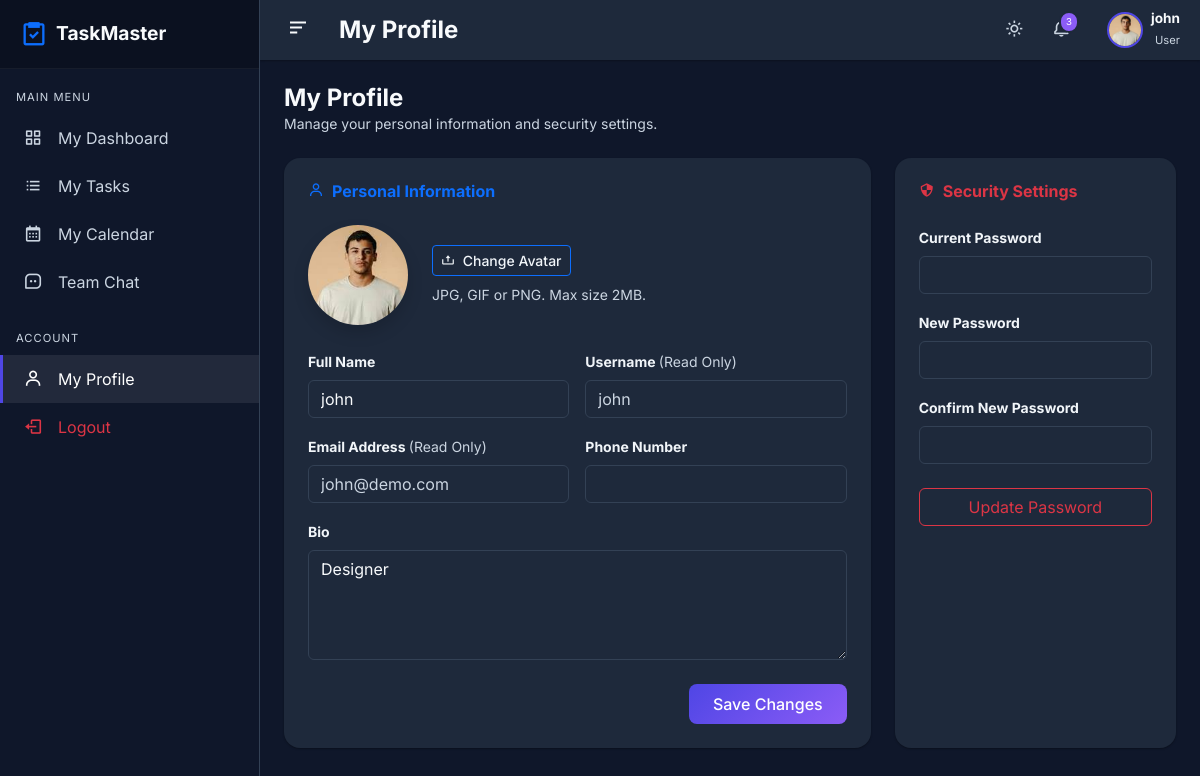
/user/profile.php (signed in), run on the app's committed database.
### tables this page shows
CREATE TABLE `users` (
  `id` int(11) NOT NULL AUTO_INCREMENT,
  `full_name` varchar(100) NOT NULL,
  `username` varchar(50) NOT NULL,
  `email` varchar(100) NOT NULL,
  `password` varchar(255) NOT NULL,
  `role` enum('admin','user') NOT NULL DEFAULT 'user',
  `profile_picture` varchar(255) DEFAULT NULL,
  `bio` text DEFAULT NULL,
  `phone` varchar(20) DEFAULT NULL,
  `status` enum('active','inactive','banned') NOT NULL DEFAULT 'active',
  `remember_token` varchar(100) DEFAULT NULL,
  `last_login` datetime DEFAULT NULL,
  `created_at` timestamp NOT NULL DEFAULT current_timestamp(),
  PRIMARY KEY (`id`),
  UNIQUE KEY `username` (`username`),
  UNIQUE KEY `email` (`email`)
);

### includes/functions.php (called while the page is built, shortened)
<?php
function is_logged_in() {
    return isset($_SESSION['user_id']);
}
function get_current_user_data($pdo) {
    $stmt = $pdo->prepare("SELECT * FROM users WHERE id = ?");
    $stmt->execute([$_SESSION['user_id']]);
    return $stmt->fetch();
}
function get_profile_picture($path) {
    return $path;
}
?>

### user/profile.php (the view, shortened to what this page needs)
<?php
require_once __DIR__ . '/../config/database.php';
$user = get_current_user_data($pdo);
?>
<?php include __DIR__ . '/../includes/header.php'; ?>
<?php include __DIR__ . '/../includes/sidebar.php'; ?>
<div class="main-content">
    <?php include __DIR__ . '/../includes/navbar.php'; ?>
    <div class="container-fluid p-4" style="max-width: 1000px;">
        <div class="mb-4" data-aos="fade-down">
            <h4 class="fw-bold mb-0">My Profile</h4>
            <p class="text-muted small mb-0">Manage your personal information and security settings.</p>
        </div>
        <div class="row g-4">
            <div class="col-md-8" data-aos="fade-right">
                <div class="card-premium p-4 h-100">
                    <h6 class="fw-bold text-primary mb-4"><i class='bx bx-user me-2'></i>Personal Information</h6>
                    <form method="POST" action="" enctype="multipart/form-data">
                        <div class="d-flex align-items-center mb-4">
                            <img src="/demo/<?php echo htmlspecialchars(get_profile_picture($user['profile_picture'])); ?>" alt="Avatar" class="rounded-circle object-fit-cover shadow me-4" width="100" height="100" id="avatarPreview">
                            <div>
                                <label class="btn btn-sm btn-outline-primary mb-2">
                                    <i class='bx bx-upload me-1'></i> Change Avatar
                                </label>
                                <p class="text-muted small mb-0">JPG, GIF or PNG. Max size 2MB.</p>
                            </div>
                        </div>
                        <div class="row g-3">
                            <div class="col-md-6">
                                <label class="form-label small fw-bold text-muted">Full Name</label>
                                <input type="text" name="full_name" class="form-control" value="<?php echo htmlspecialchars($user['full_name']); ?>" required>
                            </div>
                            <div class="col-md-6">
                                <label class="form-label small fw-bold text-muted">Username <span class="text-secondary fw-normal">(Read Only)</span></label>
                                <input type="text" class="form-control" value="<?php echo htmlspecialchars($user['username']); ?>" readonly>
                            </div>
                            <div class="col-md-6">
                                <label class="form-label small fw-bold text-muted">Email Address <span class="text-secondary fw-normal">(Read Only)</span></label>
                                <input type="email" class="form-control" value="<?php echo htmlspecialchars($user['email']); ?>" readonly>
                            </div>
                            <div class="col-md-6">
                                <label class="form-label small fw-bold text-muted">Phone Number</label>
                                <input type="text" name="phone" class="form-control" value="<?php echo htmlspecialchars($user['phone']); ?>">
                            </div>
                            <div class="col-12">
                                <label class="form-label small fw-bold text-muted">Bio</label>
                                <textarea name="bio" class="form-control" rows="4" placeholder="Tell us a bit about yourself..."><?php echo htmlspecialchars($user['bio']); ?></textarea>
                            </div>
                        </div>
                        <div class="mt-4 text-end">
                            <button type="submit" class="btn btn-primary-gradient px-4">Save Changes</button>
                        </div>
                    </form>
                </div>
            </div>
            <div class="col-md-4" data-aos="fade-left">
                <div class="card-premium p-4 h-100">
                    <h6 class="fw-bold text-danger mb-4"><i class='bx bx-shield-quarter me-2'></i>Security Settings</h6>
                    <form method="POST" action="">
                        <div class="mb-3">
                            <label class="form-label small fw-bold text-muted">Current Password</label>
                            <input type="password" name="current_password" class="form-control" required>
                        </div>
                        <div class="mb-3">
                            <label class="form-label small fw-bold text-muted">New Password</label>
                            <input type="password" name="new_password" class="form-control" required>
                        </div>
                        <div class="mb-4">
                            <label class="form-label small fw-bold text-muted">Confirm New Password</label>
                            <input type="password" name="confirm_password" class="form-control" required>
                        </div>
                        <button type="submit" class="btn btn-outline-danger w-100">Update Password</button>
                    </form>
                </div>
            </div>
        </div>
    </div>
</div>
<?php include __DIR__ . '/../includes/footer.php'; ?>

### includes/navbar.php (shortened to what this page needs)
<?php
$currentUser = get_current_user_data($pdo);
$pageTitles = [
    'dashboard.php' => 'Dashboard',
    'tasks.php' => 'Task Management',
    'kanban.php' => 'Kanban Board',
    'calendar.php' => 'Calendar View',
    'users.php' => 'User Management',
    'activity_log.php' => 'Activity History',
    'chat' => 'Team Chat',
    'my_tasks.php' => 'My Assigned Tasks',
    'profile.php' => 'My Profile'
];
$title = $pageTitles[$current_page] ?? 'Dashboard';
$userId = $_SESSION['user_id'];
$notifCountStmt = $pdo->prepare("SELECT COUNT(*) FROM notifications WHERE user_id = ? AND is_read = 0");
$notifCountStmt->execute([$userId]);
$unreadCount = $notifCountStmt->fetchColumn();
?>
<nav class="top-navbar">
    <div class="navbar-left">
        <button type="button" id="sidebarCollapse" title="Toggle Sidebar">
            <i class='bx bx-menu-alt-left'></i>
        </button>
        <h4 class="mb-0 ms-2 fw-bold d-none d-md-block"><?php echo htmlspecialchars($title); ?></h4>
    </div>
    <div class="navbar-right">
        <div class="nav-icon-btn me-2" id="theme-toggle" data-bs-toggle="tooltip" data-bs-placement="bottom" title="Toggle Dark Mode">
            <i class='bx bx-moon'></i>
        </div>
        <div class="nav-icon-btn me-3 position-relative dropdown" data-bs-toggle="tooltip" data-bs-placement="bottom" title="Notifications">
            <div data-bs-toggle="dropdown" aria-expanded="false" style="cursor: pointer;" id="bellIcon">
                <?php if($unreadCount > 0): ?>
                    <span class="notification-badge" id="notifBadge"><?php echo $unreadCount; ?></span>
                <?php endif; ?>
            </div>
        </div>
        <div class="dropdown">
            <div class="d-flex align-items-center" style="cursor: pointer;" data-bs-toggle="dropdown" aria-expanded="false">
                <img src="/demo/<?php echo htmlspecialchars(get_profile_picture($currentUser['profile_picture'] ?? '')); ?>" alt="Profile" class="rounded-circle zoom-hover object-fit-cover" width="36" height="36" style="border: 2px solid var(--primary-color);">
                <div class="ms-2 d-none d-sm-block text-end">
                    <p class="mb-0 fw-bold" style="font-size: 0.85rem; line-height: 1.2;"><?php echo htmlspecialchars($currentUser['full_name'] ?? 'User'); ?></p>
                    <small class="text-muted" style="font-size: 0.7rem;"><?php echo htmlspecialchars(ucfirst($currentUser['role'] ?? 'user')); ?></small>
                </div>
            </div>
        </div>
    </div>
</nav>

### assets/css/style.css (style rules this page uses)
:root { --primary-color: #4F46E5; --primary-hover: #4338CA; --secondary-color: #10B981; --accent-color: #8B5CF6; --dark-color: #111827; --light-color: #F3F4F6; --bg-color: #F9FAFB; --card-bg: #FFFFFF; --text-main: #1F2937; --text-muted: #6B7280; --border-color: #E5E7EB; --gradient-primary: linear-gradient(135deg, #4F46E5 0%, #8B5CF6 100%); --gradient-sidebar: linear-gradient(180deg, #111827 0%, #1F2937 100%); --shadow-sm: 0 1px 2px 0 rgba(0, 0, 0, 0.05); --shadow-md: 0 4px 6px -1px rgba(0, 0, 0, 0.1), 0 2px 4px -1px rgba(0, 0, 0, 0.06); --shadow-lg: 0 10px 15px -3px rgba(0, 0, 0, 0.1), 0 4px 6px -2px rgba(0, 0, 0, 0.05); --shadow-glow: 0 0 15px rgba(79, 70, 229, 0.3); --radius-md: 0.5rem; --radius-lg: 1rem; --radius-xl: 1.5rem; --transition-fast: 0.15s ease-in-out; --transition-normal: 0.3s ease-in-out; }
body { font-family: 'Inter', sans-serif; background-color: var(--bg-color); color: var(--text-main); overflow-x: hidden; }
.page-transition { animation: fadeIn 0.5s ease-in-out; }
.main-content { flex: 1; min-width: 0; transition: all var(--transition-normal); display: flex; flex-direction: column; }
.top-navbar { background: var(--card-bg); box-shadow: var(--shadow-sm); padding: 10px 20px; display: flex; justify-content: space-between; align-items: center; position: sticky; top: 0; z-index: 999; }
.navbar-left { display: flex; align-items: center; gap: 15px; }
#sidebarCollapse { background: transparent; border: none; color: var(--text-main); font-size: 1.5rem; cursor: pointer; transition: color var(--transition-fast); }
.navbar-right { display: flex; align-items: center; gap: 20px; }
.nav-icon-btn { position: relative; color: var(--text-muted); font-size: 1.2rem; cursor: pointer; transition: color var(--transition-fast); }
.notification-badge { position: absolute; top: -5px; right: -8px; background: var(--accent-color); color: white; font-size: 0.6rem; padding: 2px 5px; border-radius: 10px; border: 2px solid var(--card-bg); }
.card-premium { background: var(--card-bg); border: none; border-radius: var(--radius-lg); box-shadow: var(--shadow-sm); transition: transform var(--transition-normal), box-shadow var(--transition-normal); overflow: hidden; }
.btn-primary-gradient { background: var(--gradient-primary); border: none; color: white; border-radius: var(--radius-md); padding: 0.5rem 1.25rem; font-weight: 500; transition: all var(--transition-normal); }

### assets/css/darkmode.css (style rules this page uses)
[data-theme="dark"] { --bg-color: #0F172A; --card-bg: #1E293B; --text-main: #F8FAFC; --text-muted: #CBD5E1; --border-color: #334155; --shadow-sm: 0 1px 2px 0 rgba(0, 0, 0, 0.3); --shadow-md: 0 4px 6px -1px rgba(0, 0, 0, 0.4), 0 2px 4px -1px rgba(0, 0, 0, 0.2); --shadow-lg: 0 10px 15px -3px rgba(0, 0, 0, 0.5), 0 4px 6px -2px rgba(0, 0, 0, 0.3); }
[data-theme="dark"] body { background-color: var(--bg-color); color: var(--text-main); }
[data-theme="dark"] .text-muted, [data-theme="dark"] .text-secondary, [data-theme="dark"] small, [data-theme="dark"] .small { color: var(--text-muted) !important; }
[data-theme="dark"] h1, [data-theme="dark"] h2, [data-theme="dark"] h3, [data-theme="dark"] h4, [data-theme="dark"] h5, [data-theme="dark"] h6 { color: var(--text-main); }
[data-theme="dark"] .form-control, [data-theme="dark"] .form-select, [data-theme="dark"] .input-group-text { background-color: #1E293B; border-color: var(--border-color); color: var(--text-main); }
[data-theme="dark"] .form-control:disabled, [data-theme="dark"] .form-control[readonly] { background-color: #1E293B; color: var(--text-muted); opacity: 1; }
[data-theme="dark"] ::placeholder { color: #94A3B8 !important; opacity: 1; }
[data-theme="dark"] .form-label, [data-theme="dark"] label { color: #F1F5F9 !important; font-weight: 500; }

### data on the page
users: profile_picture (picture), full_name "john", role "User", username "john", email "john@demo.com", bio "Designer"

### other printed values
$title "My Profile"
$unreadCount "3"
